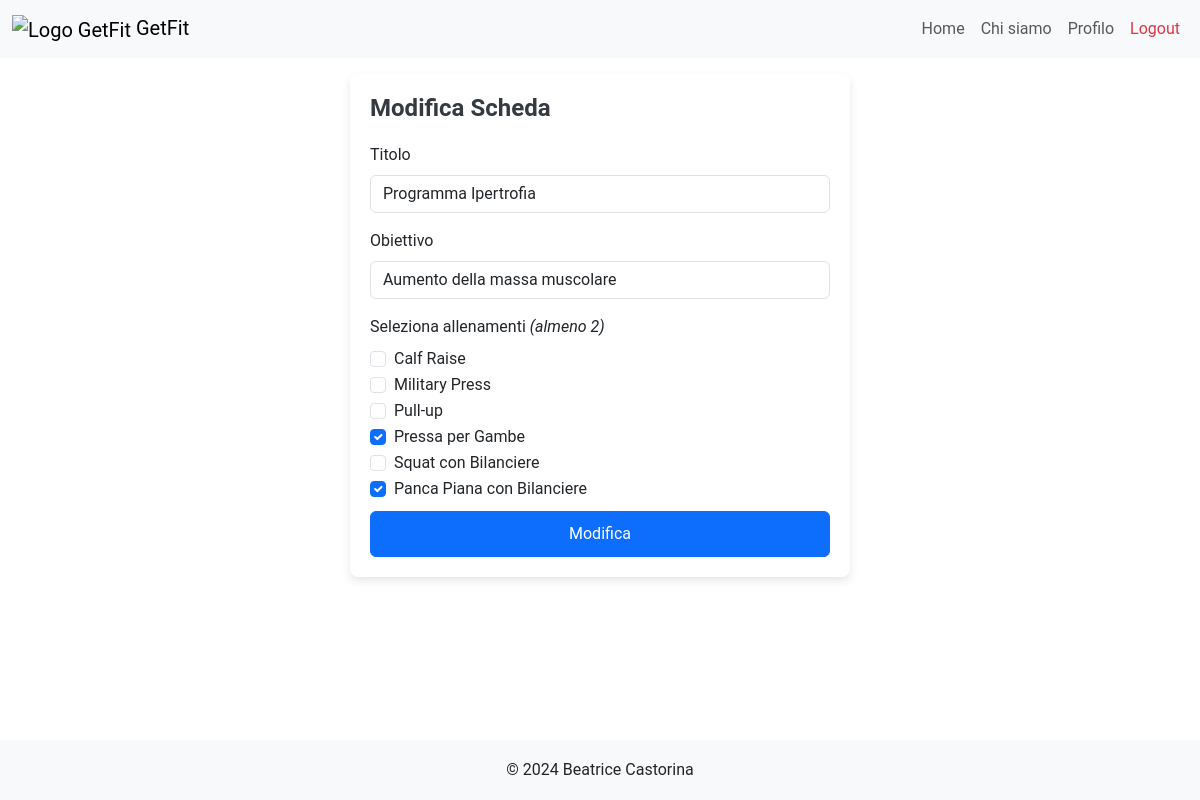
The page /modify_scheda/29 (signed in) on the database its author committed.
### tables this page shows
CREATE TABLE "Schede" (
	"client_id"	INTEGER NOT NULL,
	"pt_id"	INTEGER NOT NULL,
	"id_scheda"	INTEGER,
	"rating"	INTEGER,
	"titolo"	TEXT NOT NULL,
	"obiettivo"	TEXT NOT NULL,
	PRIMARY KEY("id_scheda" AUTOINCREMENT),
	FOREIGN KEY("client_id") REFERENCES "Clients"("client_id"),
	FOREIGN KEY("pt_id") REFERENCES "PersonalTrainers"("pt_id")
);

CREATE TABLE "Allenamenti" (
	"id_allenamento"	INTEGER,
	"pt_id"	INTEGER NOT NULL,
	"titolo"	TEXT NOT NULL,
	"descrizione"	TEXT NOT NULL,
	"livello"	TEXT NOT NULL,
	"visibile"	INTEGER NOT NULL,
	"data_creazione"	TEXT NOT NULL,
	PRIMARY KEY("id_allenamento" AUTOINCREMENT),
	FOREIGN KEY("pt_id") REFERENCES "PersonalTrainers"("pt_id")
);

### app.py (the view)
@app.route("/modify_scheda/<int:id_scheda>", methods=['POST','GET'])
def modify_scheda(id_scheda):
  if request.method == 'POST':
    client_id = schede_dao.get_client_id_by_id_scheda(id_scheda)
    scheda = request.form.to_dict()
    pt_id_scheda = schede_dao.get_scheda_by_id(id_scheda)['pt_id']
    email = utenti_dao.get_email(request)
    pt_id = utenti_dao.get_user_id_by_email(email,'pt')
    if (pt_id_scheda != pt_id):
      flash("Non hai i permessi per modificare la scheda.", "danger")
      return redirect(url_for('index'))
    if scheda['titolo'].strip() == '':
      app.logger.error('Il campo non può essere vuoto')
      flash("Impossibile modificare la scheda.", "danger")
      return redirect(url_for("modify_scheda", id_scheda=id_scheda))
    if scheda['obiettivo'].strip() == '':
      app.logger.error('Il campo non può essere vuoto')
      flash("Impossibile modificare la scheda.", "danger")
      return redirect(url_for("modify_scheda", id_scheda=id_scheda))
    scheda['id_scheda'] = id_scheda
    ids = request.form.getlist("ids")
    success = False
    if len(ids) >= 2:
      success = schede_dao.update_scheda(scheda, ids)
    if success:
      flash("Scheda modificata con successo.", "success")
      return redirect(url_for("schede", client_id=client_id))
    flash("Impossibile modificare la scheda.", "danger")
    return redirect(url_for("modify_scheda", id_scheda=id_scheda))
  else:
    email = utenti_dao.get_email(request)
    pt_id = utenti_dao.get_user_id_by_email(email,'pt')
    scheda = schede_dao.get_scheda_by_id(id_scheda)
    allenamenti_ids = schede_dao.get_allenamenti_ids_by_id_scheda(id_scheda)
    ids = [id['id_allenamento'] for id in allenamenti_ids]
    selected = [allenamenti_dao.get_allenamento(id) for id in ids]
    allenamenti_db = allenamenti_dao.get_allenamenti()
    allenamenti=[]
    for allenamento in allenamenti_db:
      if allenamento['visibile'] == 1 or allenamento['pt_id'] == pt_id:
        allenamenti.append(allenamento)
    return render_template("modify_scheda.html", scheda=scheda,allenamenti=allenamenti,selected=selected)

### allenamenti_dao.py (called while the page is built)
def get_allenamenti():
	query = 'SELECT * FROM Allenamenti ORDER BY data_creazione DESC'
	connection = sqlite3.connect('db/personal.db')
	connection.row_factory = sqlite3.Row
	cursor = connection.cursor()
	cursor.execute(query)
	allenamenti = cursor.fetchall()
	cursor.close()
	connection.close()
	return allenamenti

def get_allenamento(id_allenamento):
	query = 'SELECT * FROM Allenamenti WHERE id_allenamento=?'
	connection = sqlite3.connect('db/personal.db')
	connection.row_factory = sqlite3.Row
	cursor = connection.cursor()
	cursor.execute(query,(id_allenamento,))
	allenamento = cursor.fetchone()
	cursor.close()
	connection.close()
	return allenamento

### app.py (called while the page is built)
@login_manager.user_loader
def load_user(user_email):
  user_db, type = utenti_dao.get_user_by_email(user_email)
  if type == 0:
    user = PersonalTrainer(nome=user_db['nome'], cognome=user_db['cognome'], genere=user_db['genere'], pt_id=user_db['pt_id'], rating=user_db['rating'], numOfRatings=user_db['numOfRatings'], email=user_db['email'], password=user_db['password'])
  else:
    user = Client(nome=user_db['nome'], cognome=user_db['cognome'], genere=user_db['genere'], client_id=user_db['client_id'], pt_id=user_db['pt_id'], email=user_db['email'], password=user_db['password'])
  return user

### schede_dao.py (called while the page is built)
def get_allenamenti_ids_by_id_scheda(id_scheda):
	query = 'SELECT id_allenamento FROM CompostaDa WHERE id_scheda=?'
	connection = sqlite3.connect('db/personal.db')
	connection.row_factory = sqlite3.Row
	cursor = connection.cursor()
	cursor.execute(query,(id_scheda,))
	workout_ids = cursor.fetchall()
	cursor.close()
	connection.close()
	return workout_ids

def get_scheda_by_id(id_scheda):
	query = 'SELECT * FROM Schede WHERE id_scheda = ?'
	connection = sqlite3.connect('db/personal.db')
	connection.row_factory = sqlite3.Row
	cursor = connection.cursor()
	cursor.execute(query,(id_scheda,))
	result = cursor.fetchone()
	cursor.close()
	connection.close()
	if result is not None:
		return result
	return None

### utenti_dao.py (called while the page is built)
def get_email(request):
	try:
		return request.cookies.get('remember_token').split('|')[0]
	except Exception as e:
		return None

### templates/modify_scheda.html (shortened to what this page needs)
{% extends "base.html" %}
{% block style %} {{url_for('static', filename='css/login_styles.css')}} {% endblock %}
{% block content %}
<div class="login-container mt-3 mb-3">
	<h2>Modifica Scheda</h2>
	<form  action="/modify_scheda/{{scheda.id_scheda}}" method="POST">
		<div class="mb-3">
      <label for="titleInput" class="form-label">Titolo</label>
      <input value="{{scheda.titolo}}" type="text" class="form-control" name="titolo" id="titleInput" required>
    </div>
    <div class="mb-3">
      <label for="obiettivoInput" class="form-label">Obiettivo</label>
      <input type="text" value="{{scheda.obiettivo}}" class="form-control" name="obiettivo" id="obiettivoInput" required>
    </div>
    <label class="form-label">Seleziona allenamenti <em>(almeno 2)</em></label>
    {% for allenamento in allenamenti %}
      <div class="form-check">
        <input class="form-check-input" type="checkbox" name="ids" value="{{allenamento.id_allenamento}}" id="flexCheck{{loop.index}}" {% if allenamento in selected %} checked {% endif %}>
        <label class="form-check-label" for="flexCheck{{loop.index}}">
          {{allenamento.titolo}}
        </label>
      </div>
    {% endfor %}
    <button type="submit" class="btn btn-primary mt-2">Modifica</button>
	</form>
</div>
{% endblock %}

### static/css/base_styles.css (style rules this page uses)
html, body { font-family: 'Roboto', sans-serif; height: 100%; margin: 0; }

### static/css/login_styles.css (style rules this page uses)
.login-container { margin: 0 auto; max-width: 500px; width: 100%; padding: 20px; background-color: #ffffff; box-shadow: 0px 4px 10px rgba(0, 0, 0, 0.1); border-radius: 8px; }
.login-container h2 { margin-bottom: 20px; font-size: 24px; font-weight: bold; color: #343a40; }
.login-container .form-control { border-radius: 6px; }
.login-container .btn-primary { width: 100%; padding: 10px; border-radius: 6px; }

### rows shown on the page
Schede: titolo "Programma Ipertrofia", obiettivo "Aumento della massa muscolare"
Allenamenti: titolo "Calf Raise"
Allenamenti: titolo "Military Press"
Allenamenti: titolo "Pull-up"
Allenamenti: titolo "Pressa per Gambe"
Allenamenti: titolo "Squat con Bilanciere"
Allenamenti: titolo "Panca Piana con Bilanciere"
